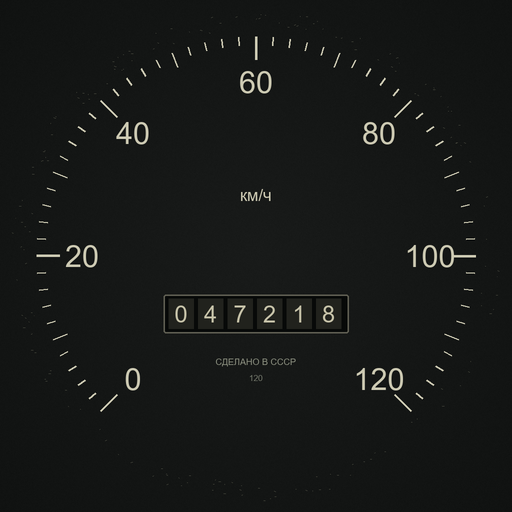
#> input picture asset-library/cinematics/uaz-speedometer-v1/model/speedometer-dial.png, 512 x 512 px, found by its file name
$ python build-speedometer-game.py
#> lines starting #> are read from the running program, lines starting #| are printed output that depends on the picture
"""Game derivative of the preserved Sand3D design; no archive files are modified.
Python + Pillow. Writes a self-contained glTF binary, in metres, face +Z / up +Y.
"""
from pathlib import Path
from PIL import Image, ImageDraw
import math, struct, json

ROOT = Path(__file__).resolve().parents[2]
OUT = ROOT/'public/models/cabin-game'
OUT.mkdir(parents=True, exist_ok=True)
atlas = Image.new('RGB', (256,256), '#222720')
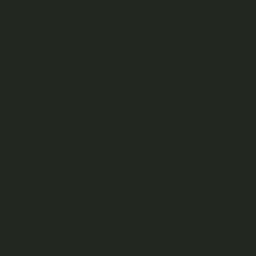
#> atlas: PIL image 256x256 RGB; mean R, G, B 34, 39, 32
dial = Image.open(ROOT/'public/models/cabin-prototype/speedometer-dial.png').convert('RGB')
#> dial is the input picture: PIL image 512x512 RGB; mean R, G, B 22.7, 24.6, 23.2
atlas.paste(dial.resize((224,224), Image.Resampling.LANCZOS),(0,0))
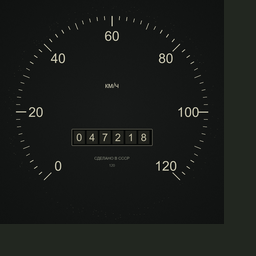
#> atlas: PIL image 256x256 RGB; mean R, G, B 25.3, 28, 25.3
draw = ImageDraw.Draw(atlas)
colors = ['#20261f','#777d70','#b3b5a0','#6c7367','#262e25','#c8b99a']
for i,c in enumerate(colors): draw.rectangle((i*40,232,i*40+31,255), fill=c)
atlas.save(OUT/'speedometer-atlas.png')
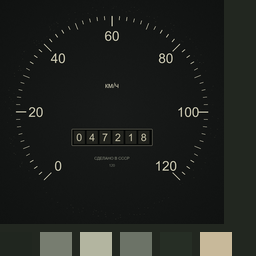
#> saved as speedometer-atlas.png: PIL image 256x256 RGB; mean R, G, B 30.9, 33.3, 30

N=24
def palette(i): return ((i*40+16)/256, 244/256)
def point(r,z,j):
    a=2*math.pi*j/N
    return (r*math.cos(a),r*math.sin(a),z)
def normal(a,b,c):
    u=[b[i]-a[i] for i in range(3)]; v=[c[i]-a[i] for i in range(3)]
    n=[u[1]*v[2]-u[2]*v[1],u[2]*v[0]-u[0]*v[2],u[0]*v[1]-u[1]*v[0]]
    l=math.sqrt(sum(x*x for x in n)); return tuple(x/l for x in n)
class Mesh:
    def __init__(self): self.positions=[]; self.normals=[]; self.uv=[]
    def tri(self,a,b,c,uv):
        self.positions.extend([a,b,c]); self.normals.extend([normal(a,b,c)]*3)
        self.uv.extend(uv if isinstance(uv,list) else [uv]*3)
static=Mesh(); moving=Mesh()
# Five visible bands replace the full hollow body and rolled metal profile.
profile=[(.055,-.001),(.056,.0025),(.0545,.006),(.051,.006),(.0475,.002),(.046,-.0014)]
for k in range(len(profile)-1):
    for j in range(N):
        a=point(*profile[k],j); b=point(*profile[k],j+1)
        c=point(*profile[k+1],j+1); d=point(*profile[k+1],j)
        static.tri(a,b,c,palette(k)); static.tri(a,c,d,palette(k))
def faceuv(p): return ((112+p[0]/.092*224)/256,(112-p[1]/.092*224)/256)
for j in range(N):
    a=(0,0,-.0014); b=point(.046,-.0014,j); c=point(.046,-.0014,j+1)
    static.tri(a,b,c,[faceuv(a),faceuv(b),faceuv(c)])
for j in range(12):
    static.tri((0,0,.0022),point(.0042,.0022,j*2),point(.0042,.0022,(j+1)*2),palette(4))
pts=[(-.0013,-.010,.0005),(.0013,-.010,.0005),(.00105,.028,.0005),(0,.039,.0005),(-.00105,.028,.0005)]
for i in range(1,4): moving.tri(pts[0],pts[i],pts[i+1],palette(5))

binary=bytearray(); views=[]; accessors=[]
def blob(data,target=None):
    while len(binary)%4: binary.append(0)
    view={'buffer':0,'byteOffset':len(binary),'byteLength':len(data)}
    if target: view['target']=target
    views.append(view); binary.extend(data); return len(views)-1
def attribute(data,kind,bounds=False):
    flat=[v for row in data for v in row]
    idx=blob(struct.pack('<'+'f'*len(flat),*flat),34962)
    a={'bufferView':idx,'componentType':5126,'count':len(data),'type':kind}
    if bounds:
        a['min']=[min(v[i] for v in data) for i in range(3)]
        a['max']=[max(v[i] for v in data) for i in range(3)]
    accessors.append(a); return len(accessors)-1
meshes=[]
for name,m in [('speedometer_static',static),('speed_needle',moving)]:
    meshes.append({'name':name,'primitives':[{'attributes':{'POSITION':attribute(m.positions,'VEC3',True),'NORMAL':attribute(m.normals,'VEC3'),'TEXCOORD_0':attribute(m.uv,'VEC2')},'material':0}]})
imageview=blob((OUT/'speedometer-atlas.png').read_bytes())
angle=math.radians(135)/2
gltf={'asset':{'version':'2.0','generator':'PostalDriver game derivative'},'scene':0,'scenes':[{'nodes':[0]}],
 'nodes':[{'name':'uaz_speedometer_game','children':[1,2],'extras':{'diameter_m':.112,'scale_kmh_max':120}},
 {'name':'speedometer_static','mesh':0},{'name':'speed_needle','mesh':1,'rotation':[0,0,math.sin(angle),math.cos(angle)]}],
 'meshes':meshes,'materials':[{'name':'cabin_instrument_atlas','pbrMetallicRoughness':{'baseColorTexture':{'index':0},'metallicFactor':0,'roughnessFactor':1},'doubleSided':False}],
 'textures':[{'source':0,'sampler':0}],'images':[{'bufferView':imageview,'mimeType':'image/png'}],
 'samplers':[{'magFilter':9728,'minFilter':9987,'wrapS':33071,'wrapT':33071}],
 'buffers':[{'byteLength':len(binary)}],'bufferViews':views,'accessors':accessors}
js=json.dumps(gltf,separators=(',',':')).encode(); js+=b' '*((-len(js))%4)
binary+=b'\0'*((-len(binary))%4)
glb=struct.pack('<III',0x46546c67,2,28+len(js)+len(binary))+struct.pack('<II',len(js),0x4e4f534a)+js+struct.pack('<II',len(binary),0x004e4942)+binary
(OUT/'uaz-speedometer-game.glb').write_bytes(glb)
stats={'triangles':len(static.positions)//3+len(moving.positions)//3,'meshes':2,'materials':1,'texture_size':[256,256],'transparent_meshes':0,'file_bytes':len(glb)}
(OUT/'model-stats.json').write_text(json.dumps(stats,indent=2))
print(json.dumps(stats))
